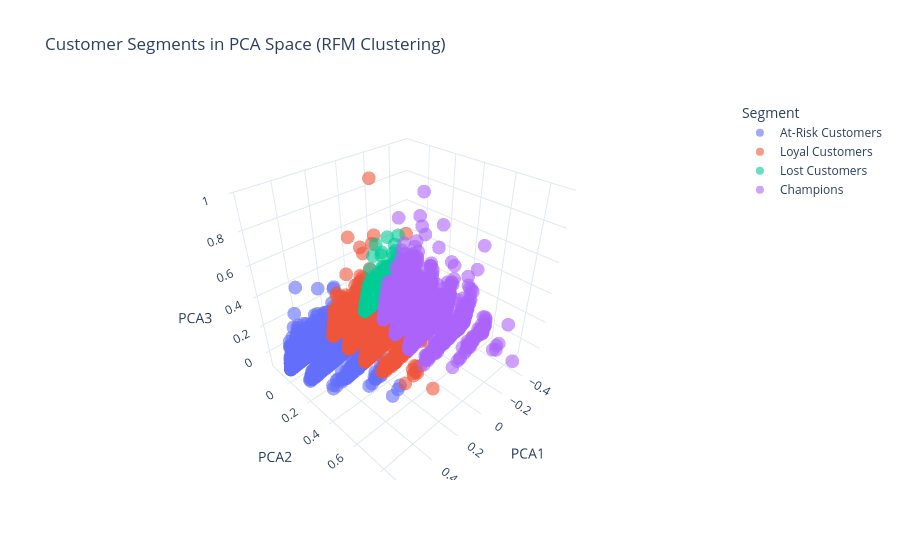

The cell this chart's notebook holds for it:
### Code cell
# 3-D scatter of RFM clusters
pca = PCA(n_components=3, random_state=42)
rfm_pca = pca.fit_transform(rfm_scaled)

rfm['PCA1'] = rfm_pca[:, 0]
rfm['PCA2'] = rfm_pca[:, 1]
rfm['PCA3'] = rfm_pca[:, 2]

fig = px.scatter_3d(
    rfm, x='PCA1', y='PCA2', z='PCA3',
    color='Segment', opacity=0.6,
    title='Customer Segments in PCA Space (RFM Clustering)',
    template='plotly_white'
)
fig.show()

### Figure 1 — Plotly figure (JSON) as saved in the notebook; plotly's stock layout.template omitted (floating-point values rounded to 4 significant figures; data arrays with more than 128 entries replaced by an {"elided": "..."} marker saying what was removed)
{"data": [{"hovertemplate": "Segment=At-Risk Customers<br>PCA1=%{x}<br>PCA2=%{y}<br>PCA3=%{z}<extra></extra>", "legendgroup": "At-Risk Customers", "marker": {"color": "#636efa", "opacity": 0.6, "symbol": "circle"}, "mode": "markers", "name": "At-Risk Customers", "scene": "scene", "showlegend": true, "type": "scatter3d", "x": {"elided": "18353 float values"}, "y": {"elided": "18353 float values"}, "z": {"elided": "18353 float values"}}, {"hovertemplate": "Segment=Loyal Customers<br>PCA1=%{x}<br>PCA2=%{y}<br>PCA3=%{z}<extra></extra>", "legendgroup": "Loyal Customers", "marker": {"color": "#EF553B", "opacity": 0.6, "symbol": "circle"}, "mode": "markers", "name": "Loyal Customers", "scene": "scene", "showlegend": true, "type": "scatter3d", "x": {"elided": "23036 float values"}, "y": {"elided": "23036 float values"}, "z": {"elided": "23036 float values"}}, {"hovertemplate": "Segment=Lost Customers<br>PCA1=%{x}<br>PCA2=%{y}<br>PCA3=%{z}<extra></extra>", "legendgroup": "Lost Customers", "marker": {"color": "#00cc96", "opacity": 0.6, "symbol": "circle"}, "mode": "markers", "name": "Lost Customers", "scene": "scene", "showlegend": true, "type": "scatter3d", "x": {"elided": "14749 float values"}, "y": {"elided": "14749 float values"}, "z": {"elided": "14749 float values"}}, {"hovertemplate": "Segment=Champions<br>PCA1=%{x}<br>PCA2=%{y}<br>PCA3=%{z}<extra></extra>", "legendgroup": "Champions", "marker": {"color": "#ab63fa", "opacity": 0.6, "symbol": "circle"}, "mode": "markers", "name": "Champions", "scene": "scene", "showlegend": true, "type": "scatter3d", "x": {"elided": "19661 float values"}, "y": {"elided": "19661 float values"}, "z": {"elided": "19661 float values"}}], "layout": {"legend": {"title": {"text": "Segment"}, "tracegroupgap": 0}, "scene": {"domain": {"x": [0, 1], "y": [0, 1]}, "xaxis": {"title": {"text": "PCA1"}}, "yaxis": {"title": {"text": "PCA2"}}, "zaxis": {"title": {"text": "PCA3"}}}, "title": {"text": "Customer Segments in PCA Space (RFM Clustering)"}}}
